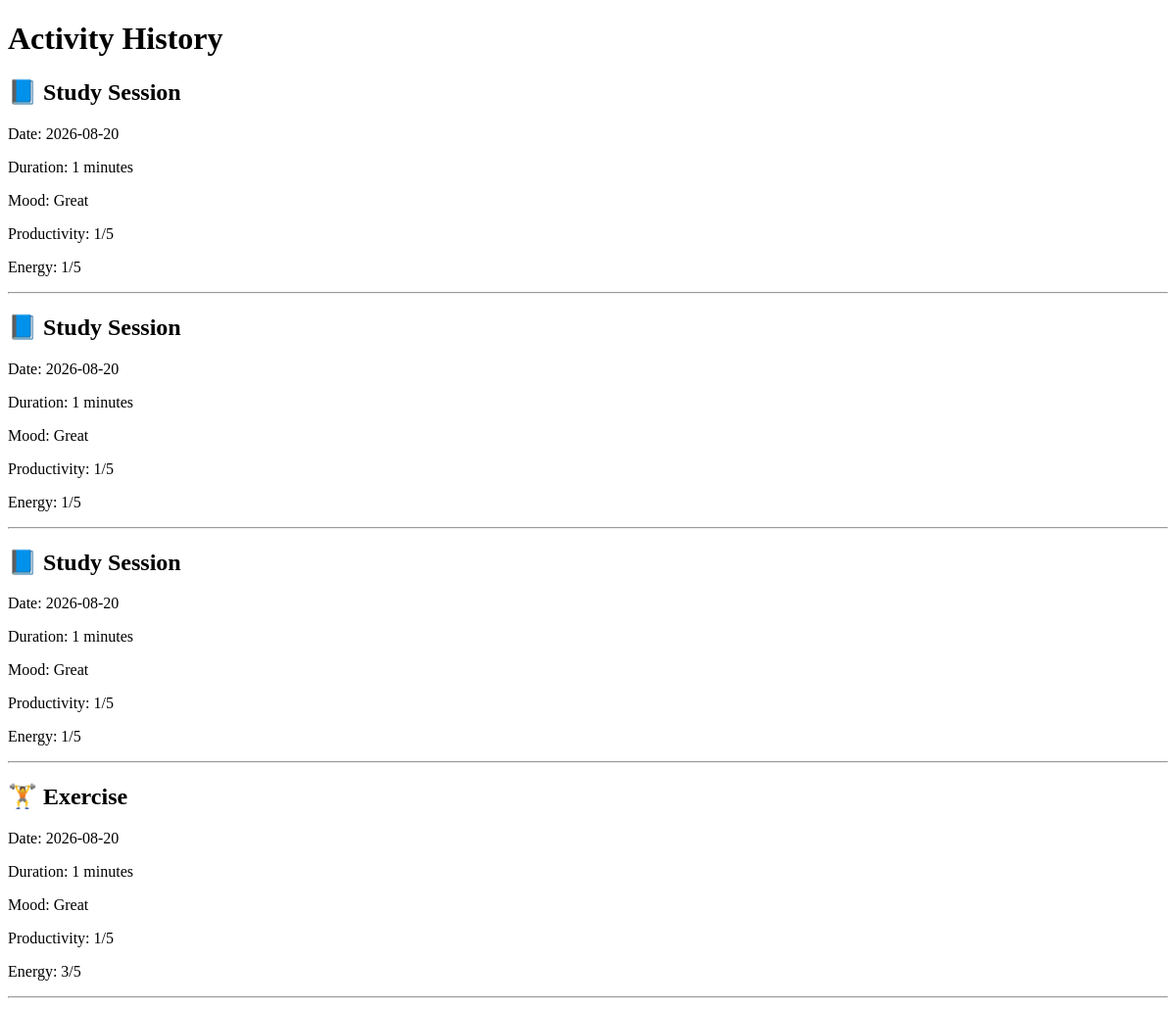
Page /history (signed in, upper part) on the earlier database version.
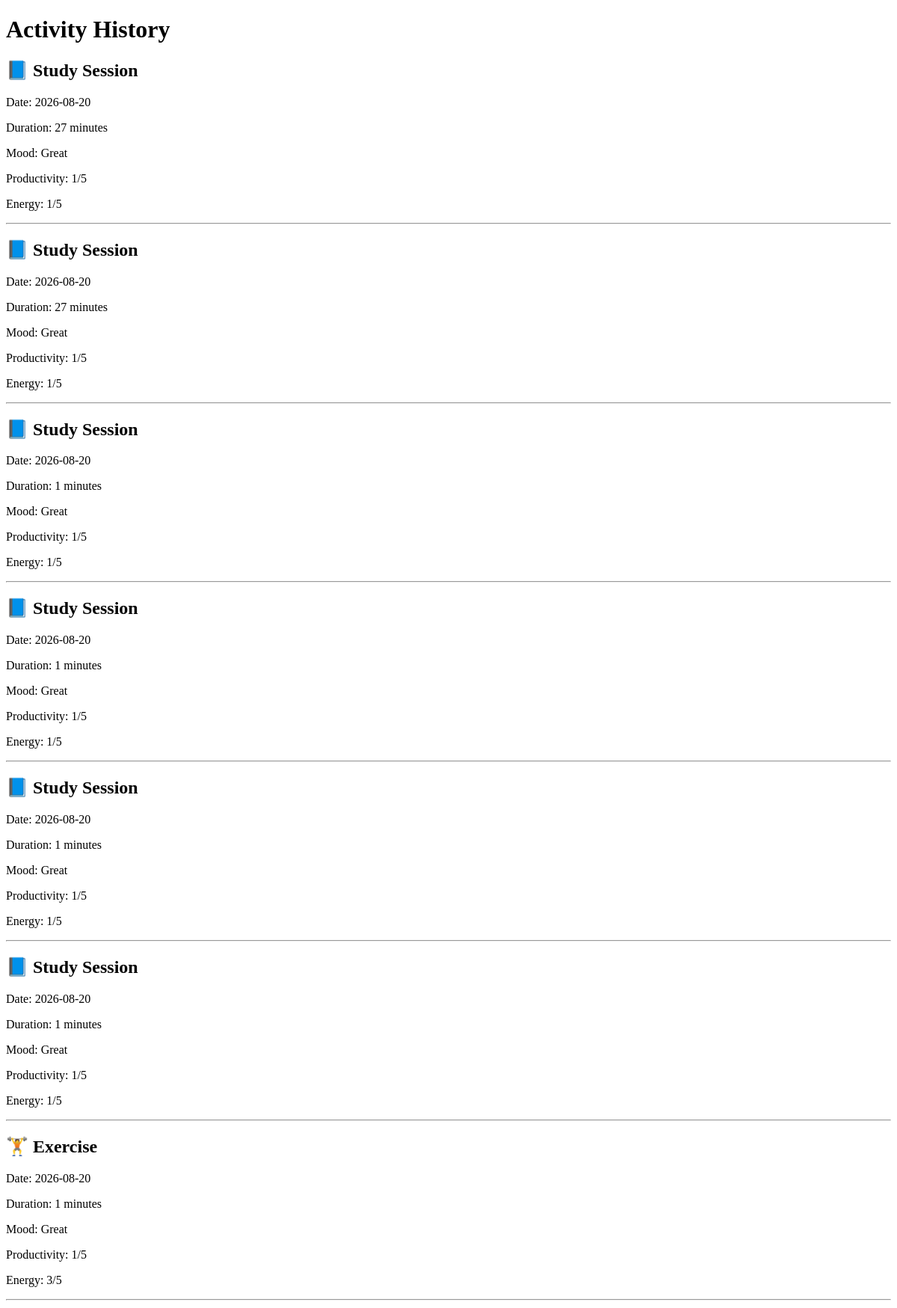
Same page on the later database version.
### tables this page shows
CREATE TABLE logs (
            id INTEGER PRIMARY KEY AUTOINCREMENT,

            user_email TEXT NOT NULL,
            action_id INTEGER NOT NULL,

            duration_minutes INTEGER NOT NULL,
            log_date TEXT NOT NULL,

            notes TEXT,
            mood TEXT,
            productivity INTEGER,
            energy INTEGER, habit_id INTEGER,

            FOREIGN KEY (user_email)
                REFERENCES users(email),

            FOREIGN KEY (action_id)
                REFERENCES actions(id)
        );

CREATE TABLE actions (
            id INTEGER PRIMARY KEY AUTOINCREMENT,
            name TEXT NOT NULL UNIQUE,
            description TEXT NOT NULL,
            icon TEXT,
            color TEXT,
            benefit_1 TEXT,
            benefit_2 TEXT,
            benefit_3 TEXT,
            default_goal_minutes INTEGER DEFAULT 60
        );

### app.py (the view)
@app.route("/history")
def history():
    if "user_email" not in session:
        return redirect(url_for("login"))
    conn = sqlite3.connect("life_tracker.db")
    logs = conn.execute(
        """
        SELECT
            logs.id,
            actions.name,
            actions.icon,
            actions.color,
            logs.duration_minutes,
            logs.log_date,
            logs.notes,
            logs.mood,
            logs.productivity,
            logs.energy
        FROM logs
        JOIN actions
            ON logs.action_id = actions.id
        WHERE logs.user_email = ?
        ORDER BY logs.log_date DESC, logs.id DESC
        """,
        (session["user_email"],)
    ).fetchall()
    conn.close()
    return render_template(
        "history.html",
        logs=logs
    )

### templates/history.html (shortened to what this page needs)
{% extends "layout.html" %}
{% block body %}
<h1>Activity History</h1>
{% if logs %}
    {% for log in logs %}
        <div>
            <h2>
                {{ log[2] }} {{ log[1] }}
            </h2>
            <p>
                Date: {{ log[5] }}
            </p>
            <p>
                Duration: {{ log[4] }} minutes
            </p>
            <p>
                Mood: {{ log[7] }}
            </p>
            <p>
                Productivity: {{ log[8] }}/5
            </p>
            <p>
                Energy: {{ log[9] }}/5
            </p>
        </div>
        <hr>
    {% endfor %}
{% else %}
    <p>You have not logged any activities yet.</p>
{% endif %}
{% endblock %}

Differences in the rows shown:
added logs: icon "📘", name "Study Session", log_date "2026-08-20", duration_minutes "27", mood "Great", productivity "1", energy "1"
added logs: icon "📘", name "Study Session", log_date "2026-08-20", duration_minutes "27", mood "Great", productivity "1", energy "1"
added logs: icon "📘", name "Study Session", log_date "2026-08-20", duration_minutes "1", mood "Great", productivity "1", energy "1"
